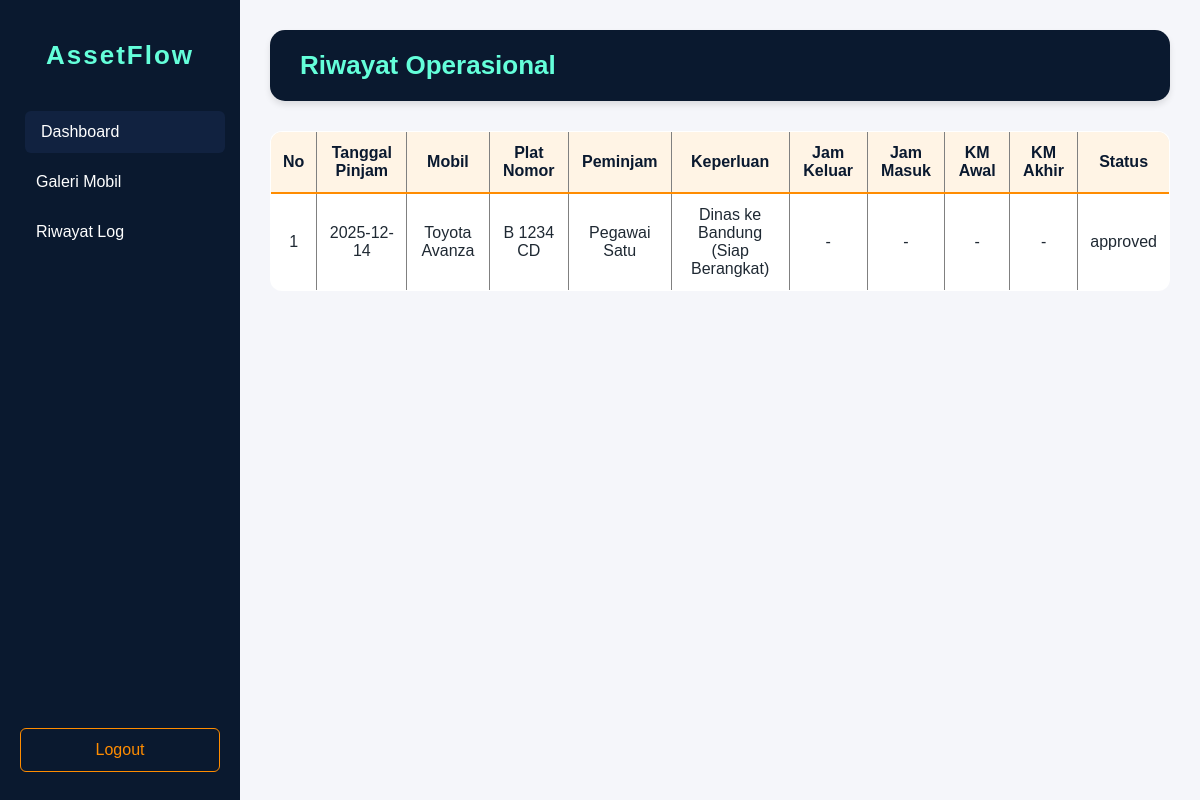
Screenshot of /riwayat.php (signed in) with the database file from the repository.
### tables this page shows
CREATE TABLE `loans` (
  `id_loan` int(11) NOT NULL,
  `id_user` int(11) NOT NULL,
  `id_aset` int(11) NOT NULL,
  `driver_id` int(11) DEFAULT NULL,
  `tgl_pinjam` date NOT NULL,
  `tgl_kembali` date NOT NULL,
  `jam_keluar` datetime DEFAULT NULL,
  `jam_masuk` datetime DEFAULT NULL,
  `km_awal` int(11) DEFAULT NULL,
  `km_akhir` int(11) DEFAULT NULL,
  `kondisi_mobil` text DEFAULT NULL,
  `keterangan` text NOT NULL,
  `alasan_penolakan` text DEFAULT NULL,
  `status_loan` enum('pending','approved','rejected','on_loan','returned') NOT NULL DEFAULT 'pending'
);

CREATE TABLE `assets` (
  `id_aset` int(11) NOT NULL,
  `nama_aset` varchar(100) NOT NULL,
  `kategori` enum('mobil','elektronik') NOT NULL,
  `plat_nomor` varchar(20) DEFAULT NULL,
  `status_aset` enum('tersedia','maintenance','rusak') NOT NULL DEFAULT 'tersedia',
  `gambar` varchar(255) DEFAULT NULL
);

CREATE TABLE `users` (
  `id_user` int(11) NOT NULL,
  `nama` varchar(100) NOT NULL,
  `email` varchar(100) NOT NULL,
  `password` varchar(255) NOT NULL,
  `role` enum('pegawai','hrga','satpam','supir') NOT NULL,
  `divisi` varchar(50) DEFAULT NULL
);

### riwayat.php (the view, shortened to what this page needs)
<?php
require_once 'database/db.php';
$role = $_SESSION['role'];
$my_id = $_SESSION['user_id'];
if ($role == 'satpam') {
    $query = "SELECT l.*, a.nama_aset, a.plat_nomor, u.nama as peminjam
              FROM loans l
              JOIN assets a ON l.id_aset = a.id_aset
              JOIN users u ON l.id_user = u.id_user
              WHERE a.kategori='mobil'
              ORDER BY l.tgl_pinjam DESC";
    $stmt = $conn->prepare($query);
} else {
    $query = "SELECT l.*, a.nama_aset, a.plat_nomor, u.nama as peminjam
              FROM loans l
              JOIN assets a ON l.id_aset = a.id_aset
              JOIN users u ON l.id_user = u.id_user
              WHERE l.driver_id = :did
              ORDER BY l.tgl_pinjam DESC";
    $stmt = $conn->prepare($query);
    $stmt->bindParam(':did', $my_id);
}
$stmt->execute();
$result = $stmt->fetchAll();
?>
<!DOCTYPE html>
<html>
<head>
    <link rel="stylesheet" href="css/riwayat.css">
</head>
<body>
    <div class="sidebar">
    <h2>AssetFlow</h2>
    <a href="dashboard_operasional.php" class="active">Dashboard</a>
    <a href="galeri_mobil.php">Galeri Mobil</a>
    <a href="riwayat.php">Riwayat Log</a>
    <a href="logout.php" class="logout">Logout</a>
</div>
<div class="main-content">
        <h1>Riwayat Operasional</h1>
    <table border="1" cellpadding="5" cellspacing="0" width="100%">
        <thead>
            <tr bgcolor="#f2f2f2">
                <th>No</th>
                <th>Tanggal Pinjam</th>
                <th>Mobil</th>
                <th>Plat Nomor</th>
                <th>Peminjam</th>
                <th>Keperluan</th> <th>Jam Keluar</th>
                <th>Jam Masuk</th>
                <th>KM Awal</th>
                <th>KM Akhir</th>
                <th>Status</th>
            </tr>
        </thead>
        <tbody>
            <?php
            $no = 1;
            if (count($result) > 0):
                foreach($result as $row):
            ?>
            <tr>
                <td><?php echo $no++; ?></td>
                <td><?php echo $row['tgl_pinjam']; ?></td>
                <td><?php echo htmlspecialchars($row['nama_aset']); ?></td>
                <td><?php echo htmlspecialchars($row['plat_nomor']); ?></td>
                <td><?php echo htmlspecialchars($row['peminjam']); ?></td>
                <td><?php echo htmlspecialchars($row['keterangan']); ?></td> <td><?php echo $row['jam_keluar'] ? date('H:i', strtotime($row['jam_keluar'])) : '-'; ?></td>
                <td><?php echo $row['jam_masuk'] ? date('H:i', strtotime($row['jam_masuk'])) : '-'; ?></td>
                <td><?php echo $row['km_awal'] ? number_format($row['km_awal']) : '-'; ?></td>
                <td><?php echo $row['km_akhir'] ? number_format($row['km_akhir']) : '-'; ?></td>
                <td><?php echo $row['status_loan']; ?></td>
            </tr>
            <?php
                endforeach;
            else:
            ?>
            <tr>
                <td colspan="11" align="center">Belum ada riwayat data.</td>
            </tr>
            <?php endif; ?>
        </tbody>
    </table>
</body>
</html>

### css/riwayat.css (style rules this page uses)
* { margin: 0; padding: 0; box-sizing: border-box; font-family: Arial, sans-serif; }
body { background-color: #f5f6fa; display: flex; }
.sidebar { width: 240px; min-height: 100vh; background-color: #0A192F; padding: 20px; display: flex; flex-direction: column; }
.sidebar h2 { color: #64FFDA; font-size: 26px; text-align: center; margin-top: 20px; margin-bottom: 40px; letter-spacing: 2px; }
.sidebar a { display: block; color: #ffffff; text-decoration: none; padding: 12px 16px; margin-bottom: 8px; border-radius: 6px; transition: all 0.3s ease; }
.sidebar a:hover, .sidebar a.active { background-color: #112240; transform: translateX(5px); }
.sidebar .logout { margin-top: auto; border: 1px solid #FF8C00; color: #FF8C00; text-align: center; }
.main-content { flex: 1; padding: 30px; }
h1 { color: #64FFDA; background-color: #0A192F; padding: 20px 30px; border-radius: 15px; margin-bottom: 30px; font-size: 26px; box-shadow: 0 4px 6px rgba(0,0,0,0.1); }
table { width: 100%; border-collapse: collapse; background-color: #ffffff; border-radius: 12px; overflow: hidden; }
th { background-color: #FFF4E5; color: #0A192F; border-bottom: 2px solid #FF8C00; padding: 12px; text-align: center; }
td { padding: 12px; border-bottom: 1px solid #E5E7EB; color: #1F2933; text-align: center; }

### rows the page displays
loans: tgl_pinjam "2025-12-14", id_aset.nama_aset "Toyota Avanza", id_aset.plat_nomor "B 1234 CD", id_user.nama "Pegawai Satu", keterangan "Dinas ke Bandung (Siap Berangkat)", status_loan "approved"
